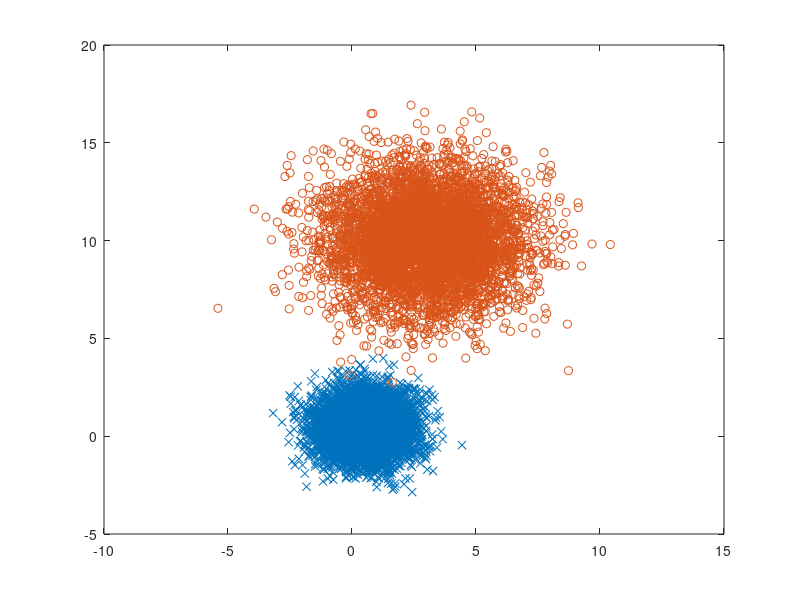
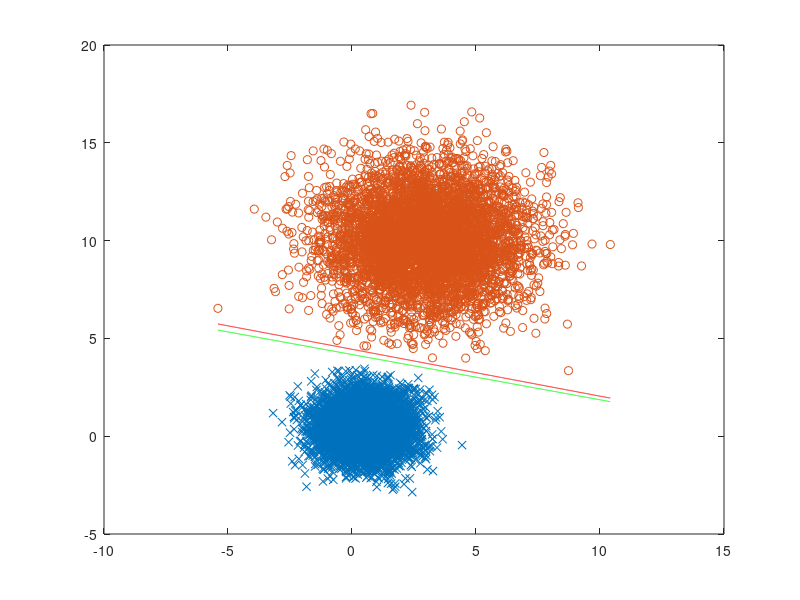

Reproduce these figures in MATLAB, in order. (Note: this script raises an error after producing the figures.)
clear all;
close all;
addpath /home/bremen/Projects/libsvm-3.22/matlab/

x=randn(5000,2)+repmat([.5 , .5],[5000,1]);
x=[x; 2*randn(5000,2)+repmat([3 , 10],[5000,1])];
plot(x(1:5000,1), x(1:5000,2),'x')
hold on
plot(x(5001:end,1), x(5001:end,2),'o')
y=ones(10000,1);
y(5001:end)=-1;

model=svmtrain(y,x,'-t 0 -c 100');
idx=model.sv_indices(find(abs(model.sv_coef)>99.9));
x(idx,:)=[];
y(idx)=[];

figure(2)
plot(x(1:5000,1), x(1:5000,2),'x')
hold on
plot(x(5001:end,1), x(5001:end,2),'o')

idx=randperm(size(x,1));
x=x(idx,:);
y=y(idx);

Xtrain=x(1:7000,:);
ytrain=y(1:7000);
Xtest=x(7001:end,:);
ytest=y(7001:end);

%save -v4 synth_data.mat Xtrain ytrain Xtest ytest

model=svmtrain(ytrain,Xtrain,'-t 0 -c 0.01');
[tmp, acc001, tmp2]=svmpredict(ytest,Xtest,model);
w_svm=zeros(1,2);
for i=1:numel(model.sv_indices)
  w_svm=w_svm+model.sv_coef(i)*Xtrain(model.sv_indices(i),:);
end
z1_svm=1/w_svm(1); z2_svm=-1/w_svm(2);
b_svm=-model.rho;
a=min(Xtrain(:,1)):0.01:max(Xtrain(:,1));
h1=plot(a,z2_svm/z1_svm*a-b_svm/w_svm(2),'r');

model=svmtrain(ytrain,Xtrain,'-t 0 -c 1000');
[tmp, acc100, tmp2]=svmpredict(ytest,Xtest,model);

w_svm=zeros(1,2);
for i=1:numel(model.sv_indices)
  w_svm=w_svm+model.sv_coef(i)*Xtrain(model.sv_indices(i),:);
end
z1_svm=1/w_svm(1); z2_svm=-1/w_svm(2);
b_svm=-model.rho;
h2=plot(a,z2_svm/z1_svm*a-b_svm/w_svm(2),'g');


[w,b]=train_rls(Xtrain,ytrain,1);
numel(find(sign(Xtest*w+b)==ytest))
z1=1/w(1); z2=-1/w(2);
a=min(x(:,1)):0.01:max(x(:,1));
h3=plot(a,z2/z1*a-b/w(2),'k');
hold on;

legend([h1 h2 h3], 'SVM C=0.01', 'SVM C=1000', 'RLS, \lambda=1')

fprintf('Err svm lambda=0.01: %f\n', acc001(1));
fprintf('Err svm lambda=100: %f\n', acc100(1));